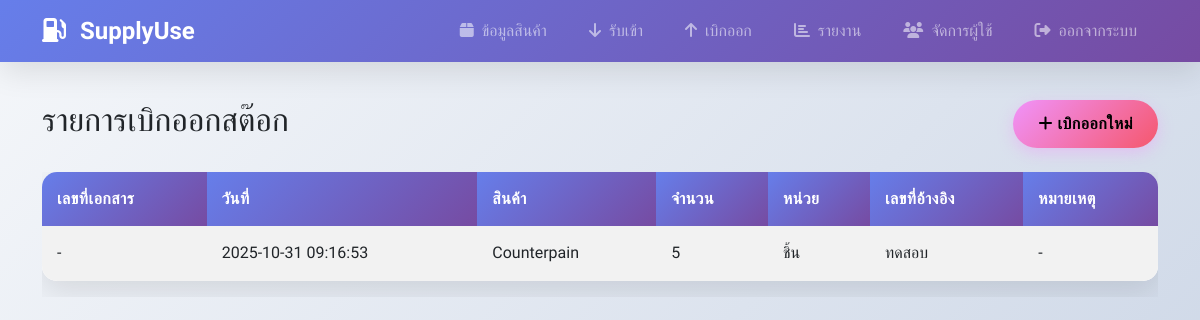
The page /stock_out_list on the database as committed earlier.
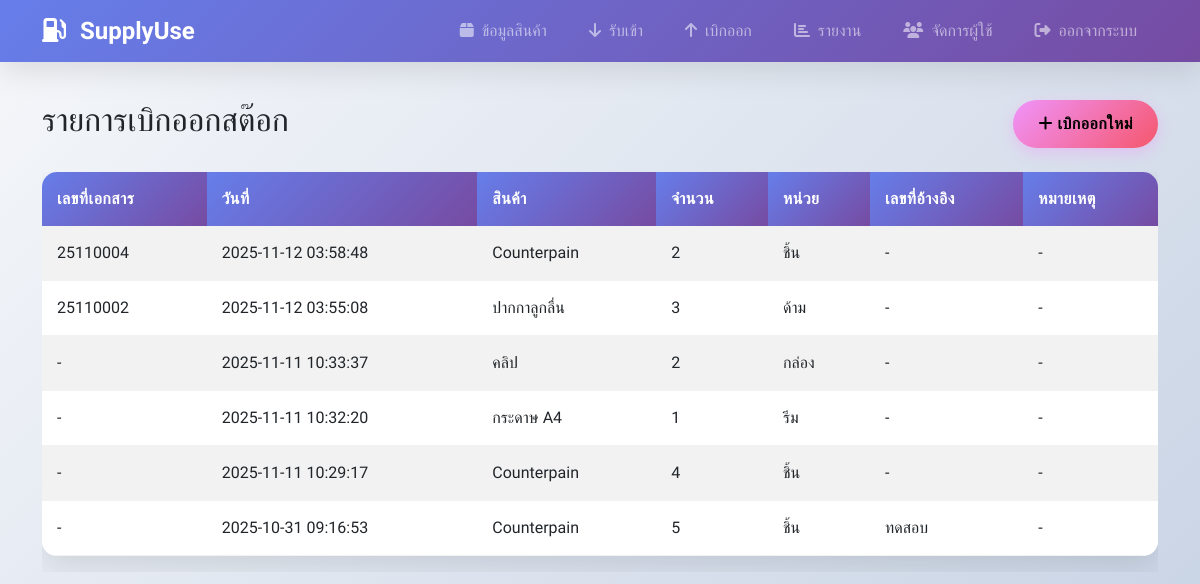
The same page on the database as committed later.
### tables this page shows
CREATE TABLE stock_movements (
            id INTEGER PRIMARY KEY AUTOINCREMENT,
            product_id INTEGER,
            type TEXT CHECK(type IN ('IN', 'OUT')),
            quantity INTEGER,
            reference TEXT,
            notes TEXT,
            created_at TIMESTAMP DEFAULT CURRENT_TIMESTAMP, document_no TEXT,
            FOREIGN KEY (product_id) REFERENCES products (id)
        );

CREATE TABLE products (
            id INTEGER PRIMARY KEY AUTOINCREMENT,
            name TEXT NOT NULL,
            barcode TEXT UNIQUE,
            unit TEXT,
            min_stock INTEGER DEFAULT 0,
            current_stock INTEGER DEFAULT 0,
            image BLOB,
            created_at TIMESTAMP DEFAULT CURRENT_TIMESTAMP
        , description TEXT);

### app.py (the view)
@app.route('/stock_out_list')
def stock_out_list():
    conn = sqlite3.connect('supply_inventory.db')
    c = conn.cursor()
    c.execute('''SELECT sm.*, p.name, p.unit
                FROM stock_movements sm
                JOIN products p ON sm.product_id = p.id
                WHERE sm.type = 'OUT'
                ORDER BY sm.created_at DESC''')
    stock_outs = c.fetchall()
    conn.close()
    return render_template('stock_out_list.html', stock_outs=stock_outs)

### templates/stock_out_list.html (shortened to what this page needs)
{% extends "base.html" %}
{% block content %}
<div class="d-flex justify-content-between align-items-center mb-4">
    <h2>รายการเบิกออกสต๊อก</h2>
    <a href="{{ url_for('stock_out') }}" class="btn btn-warning">
        <i class="fas fa-plus"></i> เบิกออกใหม่
    </a>
</div>
<div class="table-responsive">
    <table class="table table-striped table-hover">
        <thead>
            <tr>
                <th>เลขที่เอกสาร</th>
                <th>วันที่</th>
                <th>สินค้า</th>
                <th>จำนวน</th>
                <th>หน่วย</th>
                <th>เลขที่อ้างอิง</th>
                <th>หมายเหตุ</th>
            </tr>
        </thead>
        <tbody>
            {% for stock_out in stock_outs %}
            <tr class="clickable-row" data-href="{{ url_for('stock_out_view', movement_id=stock_out[0]) }}" style="cursor: pointer;">
                <td>{{ stock_out[7] or '-' }}</td>
                <td>{{ stock_out[6] }}</td>
                <td>{{ stock_out[8] }}</td>
                <td>{{ stock_out[3] }}</td>
                <td>{{ stock_out[9] }}</td>
                <td>{{ stock_out[4] or '-' }}</td>
                <td>{{ stock_out[5] or '-' }}</td>
            </tr>
            {% else %}
            <tr>
                <td colspan="7" class="text-center text-muted">ไม่มีข้อมูลการเบิกออก</td>
            </tr>
            {% endfor %}
        </tbody>
    </table>
</div>
{% endblock %}

### templates/base.html (shortened to what this page needs)
<!DOCTYPE html>
<html lang="th">
<head>
    <link href="https://cdn.jsdelivr.net/npm/bootstrap@5.3.0/dist/css/bootstrap.min.css" rel="stylesheet">
    <link href="https://cdnjs.cloudflare.com/ajax/libs/font-awesome/6.4.0/css/all.min.css" rel="stylesheet">
    <link href="{{ url_for('static', filename='css/style.css') }}" rel="stylesheet">
</head>
<body>
    <nav class="navbar navbar-expand-lg navbar-dark fixed-top">
        <div class="container">
            <a class="navbar-brand" href="{{ url_for('index') }}">
                <i class="fas fa-gas-pump me-2"></i>
                <span class="fw-bold">SupplyUse</span>
            </a>
            <div class="collapse navbar-collapse" id="navbarNav">
                <div class="navbar-nav ms-auto">
                    <a class="nav-link" href="{{ url_for('products') }}">
                        <i class="fas fa-box me-1"></i> ข้อมูลสินค้า
                    </a>
                    <a class="nav-link" href="{{ url_for('stock_in_list') }}">
                        <i class="fas fa-arrow-down me-1"></i> รับเข้า
                    </a>
                    <a class="nav-link" href="{{ url_for('stock_out_list') }}">
                        <i class="fas fa-arrow-up me-1"></i> เบิกออก
                    </a>
                    <a class="nav-link" href="{{ url_for('reports') }}">
                        <i class="fas fa-chart-bar me-1"></i> รายงาน
                    </a>
                    <a class="nav-link" href="{{ url_for('users') }}">
                        <i class="fas fa-users me-1"></i> จัดการผู้ใช้
                    </a>
                    <a class="nav-link" href="{{ url_for('logout') }}">
                        <i class="fas fa-sign-out-alt me-1"></i> ออกจากระบบ
                    </a>
                </div>
            </div>
        </div>
    </nav>
    <div class="container" style="margin-top: 100px; margin-bottom: 50px;">
        {% block content %}{% endblock %}
    </div>
</body>
</html>

### static/css/style.css (style rules this page uses)
:root { --primary-gradient: linear-gradient(135deg, #667eea 0%, #764ba2 100%); --success-gradient: linear-gradient(135deg, #11998e 0%, #38ef7d 100%); --warning-gradient: linear-gradient(135deg, #f093fb 0%, #f5576c 100%); --info-gradient: linear-gradient(135deg, #4facfe 0%, #00f2fe 100%); --dark-gradient: linear-gradient(135deg, #2c3e50 0%, #34495e 100%); --shadow: 0 10px 30px rgba(0,0,0,0.1); --shadow-hover: 0 15px 40px rgba(0,0,0,0.15); }
body { background: linear-gradient(135deg, #f5f7fa 0%, #c3cfe2 100%); font-family: 'Kanit', 'Segoe UI', Tahoma, Geneva, Verdana, sans-serif; min-height: 100vh; padding-top: 0; }
.navbar { background: var(--primary-gradient) !important; box-shadow: var(--shadow); backdrop-filter: blur(10px); }
.navbar-brand { font-weight: 700; font-size: 1.5rem; }
.nav-link { font-weight: 500; transition: all 0.3s ease; border-radius: 20px; margin: 0 5px; padding: 8px 16px !important; }
.btn { border-radius: 25px; font-weight: 600; padding: 12px 25px; transition: all 0.3s ease; border: none; text-transform: uppercase; letter-spacing: 0.5px; position: relative; overflow: hidden; }
.btn::before { content: ''; position: absolute; top: 0; left: -100%; width: 100%; height: 100%; background: linear-gradient(90deg, transparent, rgba(255,255,255,0.3), transparent); transition: left 0.5s; }
.btn-warning { background: var(--warning-gradient); box-shadow: 0 5px 15px rgba(240, 147, 251, 0.4); }
.table { border-radius: 15px; overflow: hidden; box-shadow: var(--shadow); background: white; }
.table thead th { background: var(--primary-gradient); color: white; border: none; font-weight: 600; text-transform: uppercase; letter-spacing: 0.5px; padding: 15px; }
.table tbody tr { transition: all 0.3s ease; }
.table td { padding: 15px; border: none; border-bottom: 1px solid rgba(0,0,0,0.05); }
.card, .alert, .table { animation: fadeInUp 0.6s ease-out; }

Rows that differ between the two databases and show on the page:
added stock_movements: document_no "25110004", created_at "2025-11-12 03:58:48", name "Counterpain", quantity "2", unit "ชิ้น", reference "-", notes "-"
added stock_movements: document_no "25110002", created_at "2025-11-12 03:55:08", name "ปากกาลูกลื่น", quantity "3", unit "ด้าม", reference "-", notes "-"
added stock_movements: stock_out "-", created_at "2025-11-11 10:33:37", name "คลิป", quantity "2", unit "กล่อง", reference "-", notes "-"
added stock_movements: stock_out "-", created_at "2025-11-11 10:32:20", name "กระดาษ A4", quantity "1", unit "รีม", reference "-", notes "-"
added stock_movements: stock_out "-", created_at "2025-11-11 10:29:17", name "Counterpain", quantity "4", unit "ชิ้น", reference "-", notes "-"
